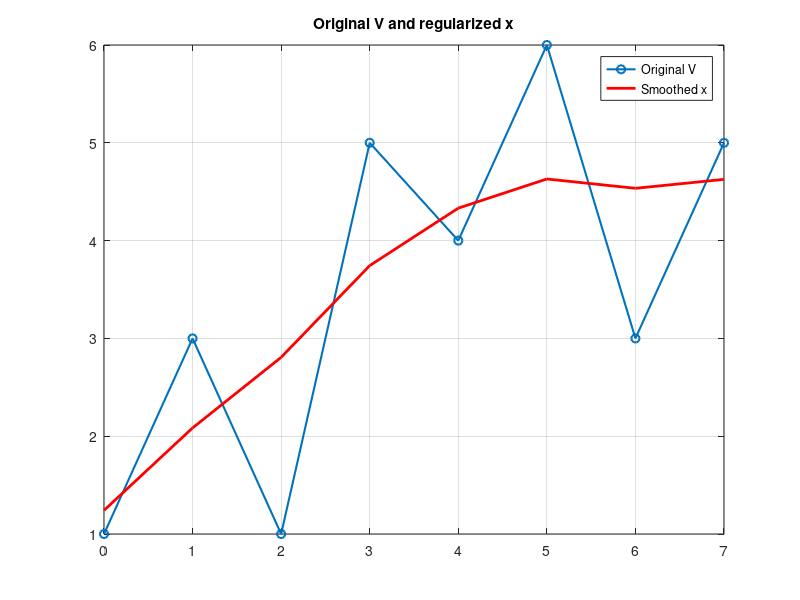

MATLAB code for this plot:
T = [0 1 2 3 4 5 6 7];
V = [1 3 1 5 4 6 3 5];

lambda = 2;

n = length(V);
L = zeros(n-2, n);
for i = 1:n-2
    L(i, i:i+2) = [1 -2 1];
end

A = eye(n) + lambda * (L' * L);
x = A \ V(:);

printf("lambda = %.4f\n", lambda);
printf("solution x:\n");
disp(x');

figure;
plot(T, V, 'o-','LineWidth',1.5);
hold on;
plot(T, x, 'r-','LineWidth',2);
grid on;
axis tight;
title('Original V and regularized x');
legend('Original V','Smoothed x');

